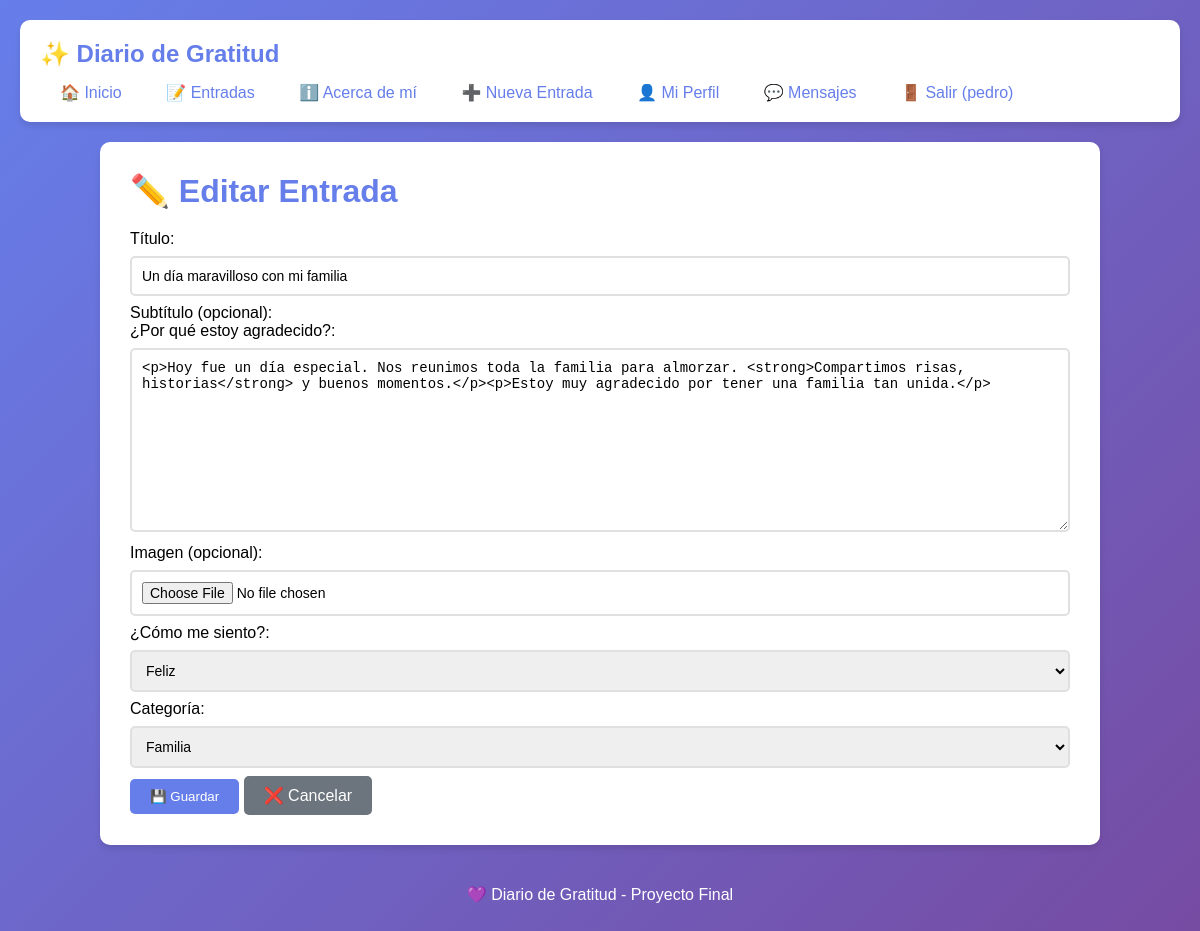
Page /pages/1/editar/ (signed in) on the committed database.
### diario/models.py (models this page shows, shortened)
class EntradaGratitud(models.Model):
    titulo = models.CharField(max_length=200)
    subtitulo = models.CharField(max_length=250, blank=True)
    descripcion = RichTextField()
    imagen = models.ImageField(upload_to='entradas/', blank=True, null=True)
    autor = models.ForeignKey(User, on_delete=models.CASCADE)
    emocion = models.ForeignKey(Emocion, on_delete=models.SET_NULL, null=True)
    categoria = models.ForeignKey(Categoria, on_delete=models.SET_NULL, null=True)
    fecha_creacion = models.DateTimeField(default=timezone.now)
    class Meta:
        verbose_name_plural = "Entradas de Gratitud"
        ordering = ['-fecha_creacion']

### diario/views.py (the view, shortened to what this page needs)
# urls.py: path('pages/<int:pk>/editar/', views.EntradaUpdateView.as_view(), name='entrada_update'),
class EntradaUpdateView(LoginRequiredMixin, UpdateView):
    model = EntradaGratitud
    form_class = EntradaGratitudForm
    template_name = 'diario/entrada_form.html'
    success_url = reverse_lazy('entrada_list')

### diario/forms.py
class EntradaGratitudForm(forms.ModelForm):
    class Meta:
        model = EntradaGratitud
        fields = ['titulo', 'descripcion', 'imagen', 'emocion', 'categoria']

### diario/models.py (called while the page is built)
    def __str__(self):
        return self.nombre

    def __str__(self):
        return self.nombre

### diario/templates/diario/entrada_form.html (shortened to what this page needs)
{% extends 'diario/base.html' %}
{% block content %}
<h1>{% if object %}✏️ Editar Entrada{% else %}➕ Nueva Entrada de Gratitud{% endif %}</h1>
<form method="POST" enctype="multipart/form-data">
    <p>Título:<br>
    {{ form.titulo }}</p>
    <p>Subtítulo (opcional):<br>
    {{ form.subtitulo }}</p>
    <p>¿Por qué estoy agradecido?:<br>
    {{ form.descripcion }}</p>
    <p>Imagen (opcional):<br>
    {{ form.imagen }}</p>
    <p>¿Cómo me siento?:<br>
    {{ form.emocion }}</p>
    <p>Categoría:<br>
    {{ form.categoria }}</p>
    <button type="submit">💾 Guardar</button>
    <a href="{% url 'entrada_list' %}" class="boton" style="background: #6c757d;">❌ Cancelar</a>
</form>
{% endblock %}

### diario/templates/diario/base.html (shortened to what this page needs)
<!DOCTYPE html>
<html>
<head>
</head>
<body>
    <nav>
        <h2>✨ Diario de Gratitud</h2>
        <a href="{% url 'inicio' %}">🏠 Inicio</a>
        <a href="{% url 'entrada_list' %}">📝 Entradas</a>
        <a href="{% url 'about' %}">ℹ️ Acerca de mí</a>
        {% if user.is_authenticated %}
            <a href="{% url 'entrada_create' %}">➕ Nueva Entrada</a>
            <a href="{% url 'profile' %}">👤 Mi Perfil</a>
            <a href="{% url 'mensajes' %}">💬 Mensajes</a>
            <a href="{% url 'logout' %}">🚪 Salir ({{ user.username }})</a>
        {% else %}
            <a href="{% url 'login' %}">🔐 Iniciar Sesión</a>
            <a href="{% url 'register' %}">📋 Registrarse</a>
        {% endif %}
    </nav>
    <div class="contenido">
        {% block content %}
        {% endblock %}
    </div>
    <footer>
        <p>💜 Diario de Gratitud - Proyecto Final</p>
    </footer>
</body>
</html>

### diario/templates/diario/base.html (style rules this page uses)
* { margin: 0; padding: 0; box-sizing: border-box; }
body { font-family: 'Arial', sans-serif; background: linear-gradient(135deg, #667eea 0%, #764ba2 100%); min-height: 100vh; padding: 20px; }
nav { background: white; padding: 20px; border-radius: 10px; box-shadow: 0 4px 6px rgba(0,0,0,0.1); margin-bottom: 20px; }
nav h2 { color: #667eea; margin-bottom: 15px; }
nav a { color: #667eea; text-decoration: none; padding: 8px 15px; margin: 0 5px; border-radius: 5px; transition: all 0.3s; }
.contenido { background: white; padding: 30px; border-radius: 10px; box-shadow: 0 4px 6px rgba(0,0,0,0.1); max-width: 1000px; margin: 0 auto; }
h1 { color: #667eea; margin-bottom: 20px; }
button, .boton { background: #667eea; color: white; padding: 10px 20px; border: none; border-radius: 5px; cursor: pointer; text-decoration: none; display: inline-block; transition: all 0.3s; }
input, textarea, select { width: 100%; padding: 10px; margin: 8px 0; border: 2px solid #e0e0e0; border-radius: 5px; font-size: 14px; }
footer { text-align: center; color: white; margin-top: 20px; padding: 20px; }
a { color: #667eea; }

### rows in the picture
EntradaGratitud: titulo "Un día maravilloso con mi familia", descripcion "<p>Hoy fue un día especial. Nos reunimos toda la familia para almorzar. <strong>Compartimos risas, historias</strong> y buenos momentos.</p><p>Estoy muy agradecido por tener una familia tan unida.</p>", emocion "Feliz", categoria "Familia"

### other values in the picture
{{ user.username }} "pedro"
